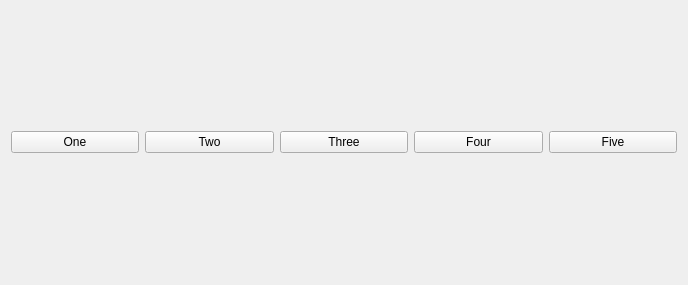
<?xml version="1.0" encoding="UTF-8"?>
<ui version="4.0">
 <class>Widget</class>
 <widget class="QWidget" name="Widget">
  <property name="geometry">
   <rect>
    <x>0</x>
    <y>0</y>
    <width>688</width>
    <height>285</height>
   </rect>
  </property>
  <property name="windowTitle">
   <string>Widget</string>
  </property>
  <layout class="QHBoxLayout" name="horizontalLayout_2">
   <item>
    <layout class="QHBoxLayout" name="horizontalLayout">
     <item>
      <widget class="QPushButton" name="oneBtn">
       <property name="text">
        <string>One</string>
       </property>
      </widget>
     </item>
     <item>
      <widget class="QPushButton" name="twoBtn">
       <property name="text">
        <string>Two</string>
       </property>
      </widget>
     </item>
     <item>
      <widget class="QPushButton" name="threeBtn">
       <property name="text">
        <string>Three</string>
       </property>
      </widget>
     </item>
     <item>
      <widget class="QPushButton" name="fourBtn">
       <property name="text">
        <string>Four</string>
       </property>
      </widget>
     </item>
     <item>
      <widget class="QPushButton" name="pushButton_5">
       <property name="text">
        <string>Five</string>
       </property>
      </widget>
     </item>
    </layout>
   </item>
  </layout>
 </widget>
 <resources/>
 <connections/>
</ui>
